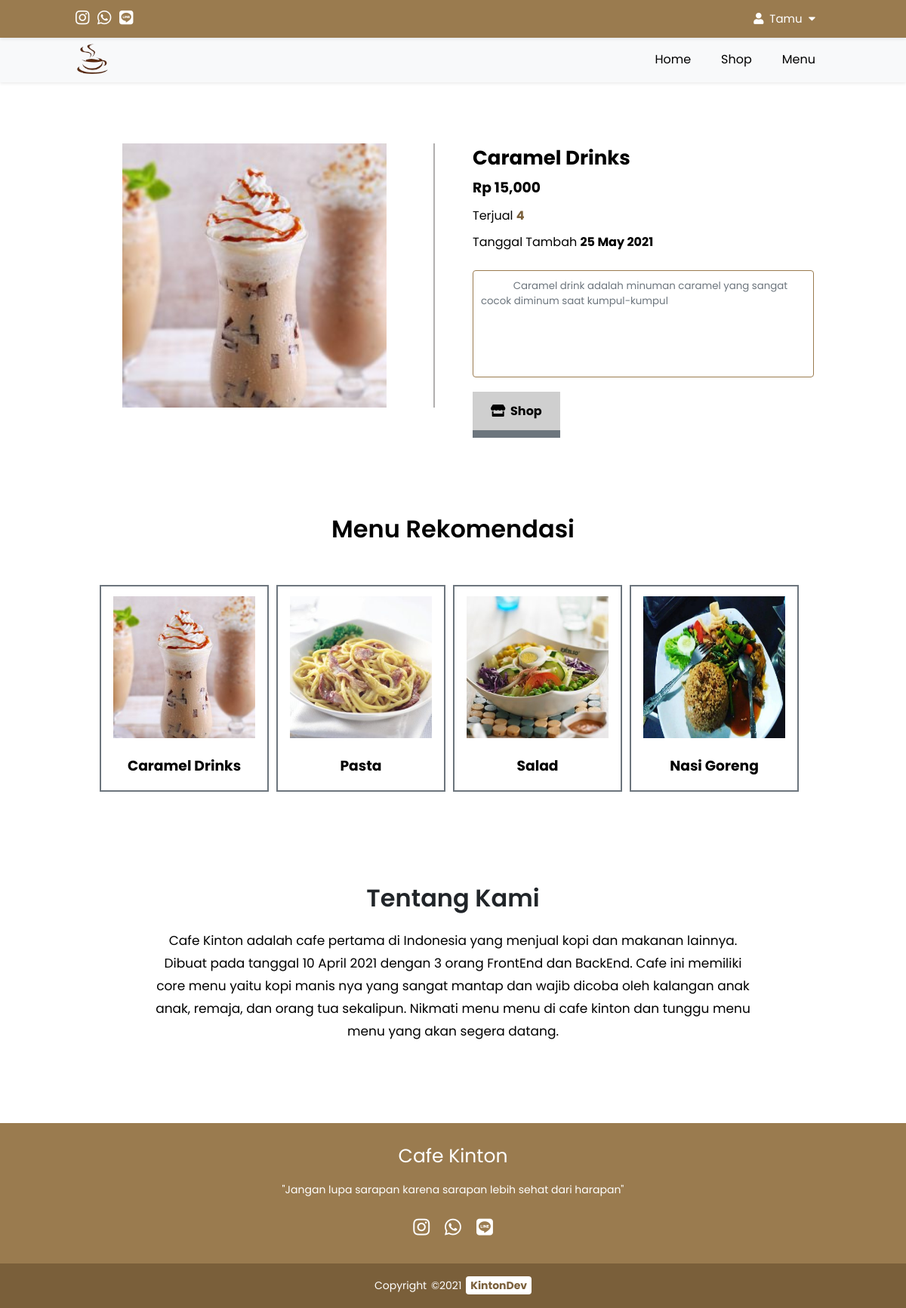
Page /menu/menu-detail.php?id=24 on the committed database.
### tables this page shows
CREATE TABLE `tbl_product` (
  `id` int(11) NOT NULL,
  `gambar` varchar(200) NOT NULL,
  `nama_product` varchar(200) NOT NULL,
  `harga` int(11) NOT NULL,
  `tgl_tambah` varchar(200) NOT NULL,
  `terjual` int(11) NOT NULL,
  `deskripsi` text NOT NULL
);

### config/config.php (called while the page is built, shortened)
<?php
$hostname = "localhost";
$username = "root";
$password = "";
$database = "db_cafe";
$koneksi = mysqli_connect($hostname, $username, $password, $database);
function queryProduct($queryProduct) {
    global $koneksi;
    $hasil = mysqli_query($koneksi, $queryProduct);
    $tampungBaris = [];
    while($baris = mysqli_fetch_assoc($hasil)) {
        $tampungBaris[] = $baris;
    }
    return $tampungBaris;
}
?>

### menu/menu-detail.php (the view, shortened to what this page needs)
<?php
require '../config/config.php';
$id = $_GET['id'];
$dataProduct = queryProduct("SELECT * FROM tbl_product WHERE id = $id")[0];
$dataRekomendasiProduct = queryProduct("SELECT * FROM tbl_product");
?>
<!DOCTYPE html>
<html lang="en">
<head>
    <link rel="stylesheet" href="https://cdnjs.cloudflare.com/ajax/libs/font-awesome/5.15.3/css/all.min.css" />
    <link rel="stylesheet" href="../css/menu-detail.css?v=<?php echo time(); ?>">
</head>
<body>
<header class="navbar-top">
    <div class="social-media">
        <a class="sosmed" id="m-1" href="#"><i class="fab fa-instagram"></i></a>
        <a class="sosmed" id="m-2" href="#"><i class="fab fa-whatsapp"></i></a>
        <a class="sosmed" href="#"><i class="fab fa-line"></i></a>
    </div>
    <nav>
        <ul>
            <li class="dropdown1"><a href="#"><i class="fas fa-user"></i>&nbsp;
                <?php
                if(isset($_SESSION['login'])) {
                    echo $_SESSION['username'];
                } else {
                    echo "Tamu";
                }
                ?>
            &nbsp;<i class="fas fa-caret-down"></i></a>
            </li>
        </ul>
    </nav>
</header>
<header class="nav-top-mg">
    <div class="logo">
        <a href="../index.php">
            <img class="logo-img" src="../img/coffee.png">
        </a>
    </div>
    <nav class="nav-bot">
        <ul>
            <li><a href="../index.php">Home</a></li>
            <li><a href="../shop/shop.php">Shop</a></li>
            <li><a href="menu.php">Menu</a></li>
        </ul>
    </nav>
</header>
<div class="container-detail">
    <div class="detail-left">
        <center><img src="../uploads/<?= $dataProduct['gambar']; ?>"/></center>
    </div>
    <div class="detail-right">
        <h1><?= $dataProduct['nama_product']; ?></h1>
    <div class="price">
        <h3>Rp <?= number_format($dataProduct['harga']); ?></h3>
    </div>
    <div class="terjual">
        <p>Terjual <span class="terjual-counter"><?= $dataProduct['terjual']; ?></span></p>
    </div>
    <div class="tgl_tambah">
        <p>Tanggal Tambah <span class="tanggal"><?= $dataProduct['tgl_tambah']; ?></span></p>
    </div>
    <div class="deskripsi">
        <textarea disabled>
            <?= $dataProduct['deskripsi']; ?>
        </textarea>
    </div>
    <div class="order-button">
        <a href="../shop/shop-detail.php?id=<?= $dataProduct['id']; ?>">
            <span class="btn order"><i class="fas fa-store"></i>&nbsp;&nbsp;Shop</span>
        </a>
    </div>
    </div>
</div>
<h1 class="title-rekomen">Menu Rekomendasi</h1>
<div class="rekomen-wrapper">
      <div class="container-rekomen">
        <div class="rekomen">
        <a href="menu-detail.php?id=<?= $dataRekomendasiProduct[0]['id']; ?>">
            <div class="logo">
              <img class="resize-image" src="../uploads/<?= $dataRekomendasiProduct[0]['gambar']; ?>"/>
            </div>
            <div class="title">
              <h3><?= $dataRekomendasiProduct[0]['nama_product']; ?></h3>
            </div>
          </a>
        </div>
        <div class="rekomen">
        <a href="menu-detail.php?id=<?= $dataRekomendasiProduct[1]['id']; ?>">
            <div class="logo">
              <img class="resize-image" src="../uploads/<?= $dataRekomendasiProduct[1]['gambar']; ?>"/>
            </div>
            <div class="title">
              <h3><?= $dataRekomendasiProduct[1]['nama_product']; ?></h3>
            </div>
          </a>
        </div>
        <div class="rekomen">
        <a href="menu-detail.php?id=<?= $dataRekomendasiProduct[2]['id']; ?>">
            <div class="logo">
              <img class="resize-image" src="../uploads/<?= $dataRekomendasiProduct[2]['gambar']; ?>"/>
            </div>
            <div class="title">
              <h3><?= $dataRekomendasiProduct[2]['nama_product']; ?></h3>
            </div>
          </a>
        </div>
        <div class="rekomen">
        <a href="menu-detail.php?id=<?= $dataRekomendasiProduct[3]['id']; ?>">
            <div class="logo">
              <img class="resize-image" src="../uploads/<?= $dataRekomendasiProduct[3]['gambar']; ?>"/>
            </div>
            <div class="title">
              <h3><?= $dataRekomendasiProduct[3]['nama_product']; ?></h3>
            </div>
          </a>
        </div>
      </div>
    </div>
<section class="tentang">
    <div class="container2">
        <h1 class="title-form">Tentang Kami</h1>
        <p class="text-about">Cafe Kinton adalah cafe pertama di Indonesia yang menjual kopi dan makanan lainnya.
            Dibuat pada tanggal 10 April 2021 dengan 3 orang FrontEnd dan BackEnd.
            Cafe ini memiliki core menu yaitu kopi manis nya yang sangat mantap dan wajib dicoba oleh kalangan anak anak,
            remaja, dan orang tua sekalipun. Nikmati menu menu di cafe kinton dan tunggu menu menu yang akan segera datang.</p>
    </div>
</section>
<footer>
    <div class="footer-content">
        <h3>Cafe Kinton</h3>
        <p>"Jangan lupa sarapan karena sarapan lebih sehat dari harapan"</p>
        <ul class="medsos">
            <li><a class="sosmed" id="m-1" href="#"><i class="fab fa-instagram"></i></a></li>
            <li><a class="sosmed" id="m-2" href="#"><i class="fab fa-whatsapp"></i></a></li>
            <li><a class="sosmed" href="#"><i class="fab fa-line"></i></a></li>
        </ul>
    </div>
    <div class="footer-bottom">
        <p>Copyright &copy;2021 <a href="../developer/kintondev.php" target="_blank" class="dev">KintonDev</a></p>
    </div>
</footer>
</body>
</html>

### rows in the picture
tbl_product: gambar (picture), nama_product "Caramel Drinks", harga "15,000", terjual "4", tgl_tambah "25 May 2021", deskripsi "Caramel drink adalah minuman caramel yang sangat cocok diminum saat kumpul-kumpul"
tbl_product: gambar (picture), nama_product "Pasta"
tbl_product: gambar (picture), nama_product "Salad"
tbl_product: gambar (picture), nama_product "Nasi Goreng"
